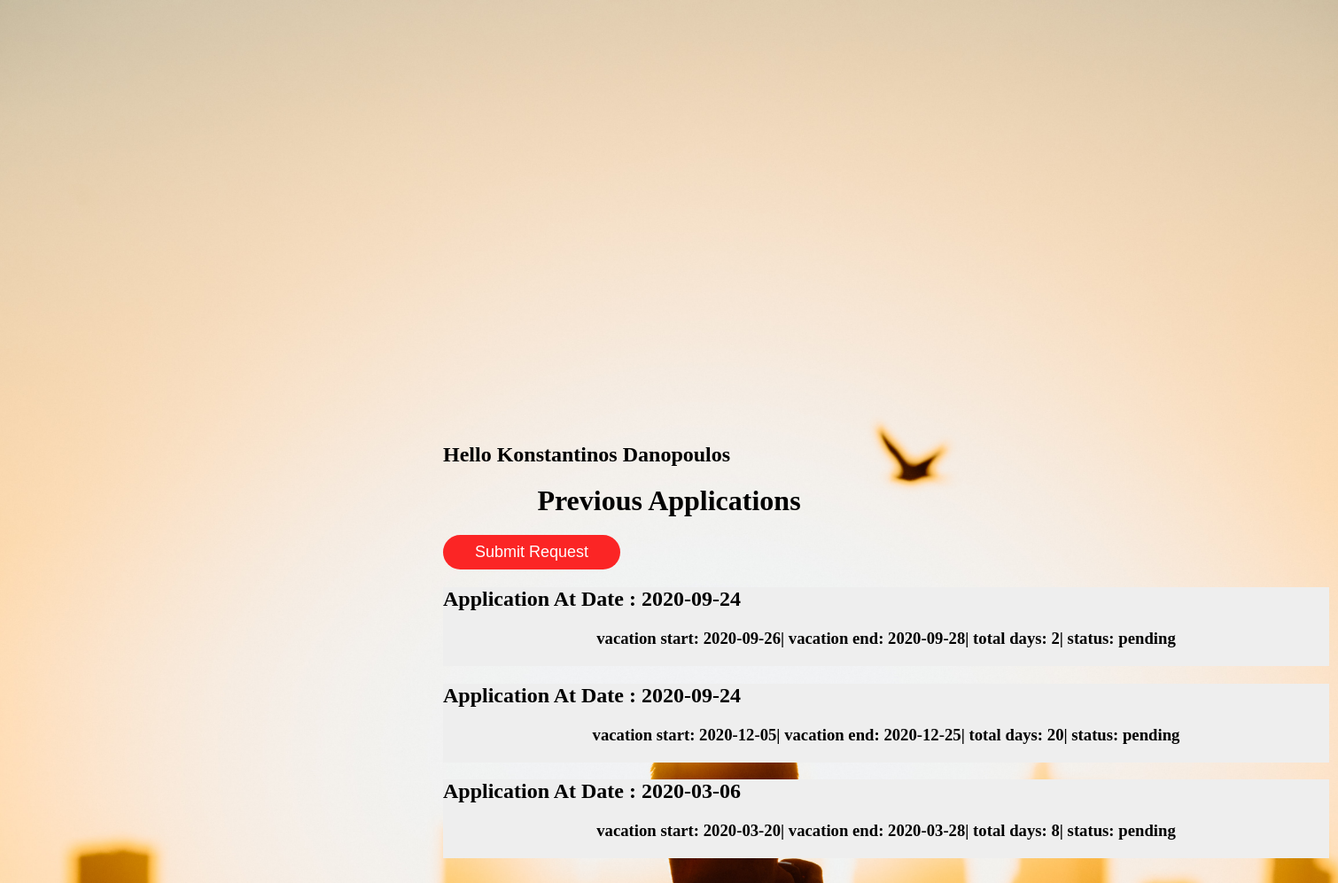
Screenshot of /EpignosisProject/employee.php (signed in) with the database file from the repository.
### tables this page shows
CREATE TABLE `application` (
  `date_submitted` date NOT NULL,
  `vacation_start` date NOT NULL,
  `vacation_end` date NOT NULL,
  `status` char(10) NOT NULL,
  `application_code` int(11) NOT NULL
);

### EpignosisProject/employee.php (the view, shortened to what this page needs)
<?php
echo '<h2>Hello '.$_SESSION['fname'].' '.$_SESSION['lname'].'</h2>';
?>
<!DOCTYPE html>
<html class="index">
<link rel="stylesheet" type="text/css" href="style.css">
<body>
  <h1>Previous Applications</h1>
  <form class='normal' action="includes/submit_request_inc.php" method="post">
    <button type="submit" name="submit-request">Submit Request</button>
  </form>
<?php
require 'includes/dbh_inc.php';
$sql = "SELECT * FROM application WHERE application_code IN (SELECT application_code FROM submits WHERE user_id=? ORDER BY date_submitted DESC)";
$stmt = mysqli_stmt_init($conn);
if(!mysqli_stmt_prepare($stmt,$sql)){
     header("Location: ../index.php?DatabaseFatalErrorConnection");
     exit();
   }
mysqli_stmt_bind_param($stmt,"i",$_SESSION['user_id']);
mysqli_stmt_execute($stmt);
$stmt = mysqli_stmt_get_result($stmt);
while($row = mysqli_fetch_assoc($stmt)){
  $dateStart = strtotime($row['vacation_start']);
  $dateEnd = strtotime($row['vacation_end']);
  $days = ($dateEnd-$dateStart)/(60*60*24);
  echo '<div class="column" style="background-color:#eee;">
        <h2>Application At Date : '.$row['date_submitted'].'</h2>
        <h3>vacation start: '.$row['vacation_start'].'|     vacation end: '.$row['vacation_end'].'|     total days: '.$days.'|
            status: '.$row['status'].'</h3>
        </div>';
}
?>
</body>
</html>

### EpignosisProject/style.css (style rules this page uses)
.index body { margin: 500px; padding: 0; background: url(image.jpg); background-position:center; background-size:cover; background-repeat: no-repeat; }
h1 { text-align: center; margin: 0; padding: 0 0 20px; }
.normal button[type="submit"] { border: none; outline: none; height: 39px; background: #fb2525; color: #fff; font-size: 18px; width: 200px; border-radius: 20px; }
h3 { text-align: center; margin: 0; padding: 0 0 20px; }
.column { width: 1000px; }

### rows the page displays
application: date_submitted "2020-09-24", vacation_start "2020-09-26", vacation_end "2020-09-28", days "2", status "pending"
application: date_submitted "2020-09-24", vacation_start "2020-12-05", vacation_end "2020-12-25", days "20", status "pending"
application: date_submitted "2020-03-06", vacation_start "2020-03-20", vacation_end "2020-03-28", days "8", status "pending"

### other values shown
$_SESSION['fname'] "Konstantinos"
$_SESSION['lname'] "Danopoulos"
